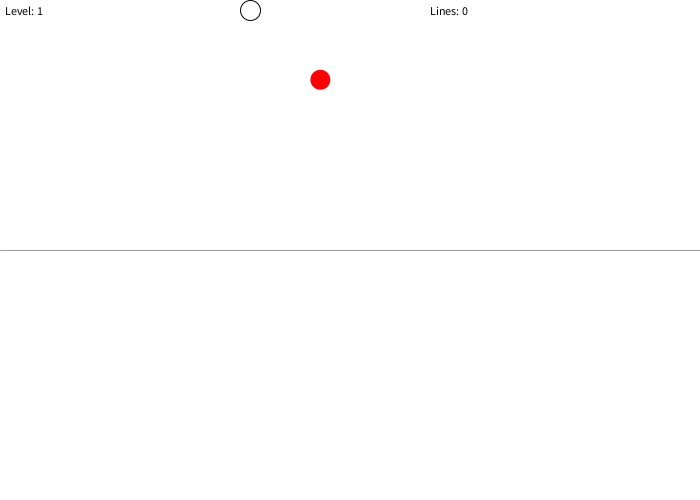
Frame 1 (no input)
Frame 60 (the mouse pressed at the canvas centre just before this capture): identical to frame 1, image omitted
Frame 120 (the mouse held since frame 60 and released just before this capture): identical to frame 1, image omitted

The Processing sketch that drew this single still picture (run headless with seeded random() and noise(); from frame 60 on, the mouse is pressed at the canvas centre):

// Processing sketch: processing_100036
// ── processing_100036.pde



//Project inspired by Ms.Josephs impulse demostration in AP Physics
//Credit to Josh Nimoy jtnitmoy for the collision and the bounce method
//Based on original Josh Nimoy ball dropping app

 class Ball {
  int whiteXOrigin,whiteYOrigin;
  int radius = 20;
  
  public Ball(int x, int y) {
     whiteXOrigin = x;
     whiteYOrigin = y;
    
    
  }
  
  void show() {
    ellipse(whiteXOrigin,whiteYOrigin,radius,radius);
  }
}


float whiteX, whiteY, redX, redY;
float lineMinimum, lineMaximum;
float lineX1, lineY1, lineX2, lineY2;
int curLevel = 1;

int radius = 20;
int limit = 250;
float gravity = 0.8;

float bounce = -1.1;
boolean release = false;
boolean belowLimit = false;
boolean finish = false;
Line userLine = new Line(0, 0, 0, 0);
int tries = 0;
//float buttonX = mouseX;
//float buttonY = mouseY;

//int whiteOriginX = 250;
//int whiteOriginY = 10;

float whiteXV = 0;
float whiteYV = 0;



//setup game once the window starts
Ball whiteBall = new Ball(250,10);
void setup(){
  size(700,500);
  background(255);
  smooth();
  frameRate(40);
 

  setRedBall();
  setText();
}

//If the white ball is released, let it free fall

void draw(){
  if(release){
    background(255);
    redrawLine();
    drawLimit();
    drawWhiteBall();
    
    redrawRedBall();
    //checks whether the ball hits the line
    seeCollision();
    //must check winning condiiton
    bounce();
    checkWinningCollision();
    setText();
  }
}

//If it on the bottom it is good

void mousePressed(){
  
  if(mouseY > limit){
    
    belowLimit = true;
    background(255);
    //ellipse(whiteOriginX, whiteOriginY, radius, radius);
    ellipse(whiteBall.whiteXOrigin, whiteBall.whiteYOrigin, whiteBall.radius,whiteBall.radius);
    redrawRedBall();
    drawLimit();
    lineX1 = mouseX;
    lineY1 = mouseY;
    redrawWhiteBall();
    setText();
    release = false;
  }

}

//restarts the game

void keyPressed(){
  if(finish){
    background(255);
    curLevel = 1;
    tries = 0;
    setRedBall();
    setText();
    finish = false;
  }
}

//Draw the line by dragging the mouse

void mouseDragged(){
  if(belowLimit){
    //System.out.println("HI");
    background(255);
    lineX2 = mouseX;
    lineY2 = mouseY;
    redrawLine();
    //ellipse(whiteOriginX, whiteOriginY, radius, radius);
    
    ellipse(whiteBall.whiteXOrigin,whiteBall.whiteYOrigin,whiteBall.radius,whiteBall.radius);
    drawLimit();
    redrawRedBall();
    setText();
   }
}

//Checks whether the line the user makes is valid

void mouseReleased(){
  if(belowLimit && mouseY > limit){
    release = true;
    //belowLimit = true;
    tries ++;
    belowLimit = false;
    //if(lineX1 < lineX2){
      //lineMinimum = lineX1;
      //lineMaximum = lineX2;
      if (userLine.X1 < userLine.X2) {
       lineMinimum = userLine.X1;
       lineMinimum = userLine.X2;
      }else{
      //makes the new Y equal to lineY1
      float newY = lineY1;
      
      //makes the new X equal lineX1
      float newX = lineX1;
     
     //make sure it keeps lineX1
      lineX1 = lineX2;
      lineY1 = lineY2;
     
    
      lineY2 = newY;
      lineX2 = newX;
     
      lineMinimum = lineX1;
      lineMaximum = lineX2;
       
    
    }
  } else if(mouseY < limit){
     
      background(255);
      redrawWhiteBall();
      drawLimit();
      fill(255, 0, 0);
      noStroke();
      ellipse(redX, redY, radius, radius);
      fill(0);
      noFill();
      stroke(0);
      setText();
     }
}

//The physics in the game
//Also draws the white ball 

void drawWhiteBall(){
  
  whiteYV += gravity;
  
 whiteX += whiteXV;
  whiteY += whiteYV;
 //whiteBall.whiteXOrigin += whiteXV;
// whiteBall.whiteYOrigin += whiteYV;
  
 
  ellipse(whiteX, whiteY, radius, radius);
  //ellipse(whiteBall.whiteXOrigin, whiteBall.whiteYOrigin, whiteBall.radius, whiteBall.radius);
  seeCollision();
  
  checkLimit();
}





//Checks if the ball is within the screen

 boolean seeCollision() {
  //credit to jtnitmoy chrome experiement!!
  //for the use of code
  //credit to mr ferraro for the collision demonstration in class
  //using slopes and lines intersecting
  
  //credit to mr ferraro for the help on the distance
 float x1 = lineX1 - whiteX;
 float y1 = lineY1 - whiteY;
 
 float x2 = lineX2 - whiteX;
 float y2 = lineY2 - whiteY;
 
 //change in x and y
 float changeX = x2 - x1;
 float changeY = y2 - y1;
 
 //use of pythagorian theorem to find distance
 //credit to mr ferraro 
 float dr = sqrt(changeX*changeX + changeY*changeY);
 
 float D = x1 * y2 - x2 * y1;
 //finds the closest point to the line 
 //credit to Mr Ferraro for the help and idea
 //gravity is the constant going down. checks the radius as it is going down
 //y 
 float totalChange = ((whiteBall.radius ) *(whiteBall.radius ))
 * (dr * dr) - (D*D);
 //if the difference is greater than or equal to zero, collision is detected
 if (totalChange >= 0) {
   
   return true;
 }
 
 return false;

}  
//found on processing api a little bit of self implementation
// credit to jtnitmoy chrome experiement!!
void bounce() {
  
  //determines the angle of the ball as it goes down
  if (seeCollision()) {
    
    
  float angle = atan2(lineY2 - lineY1, lineX2 - lineX1);
  //Sin and Cos are used because of similar triangles
  //We need to find sin and cos because 
  //processing API 
  float sinAngle = sin(angle);
  float cosAngle = cos(angle);
  whiteX *= radius * cosAngle;
  whiteY *= radius * sinAngle;
  
  
  //finds the change in x and y values between the lies
  
  
  
  
  
  //the use of trig based off my sketching and visual

  //the use of trig. based off my sketching and visual


  
    
  

 
}
}
void checkLimit(){
  if(whiteY > height + radius){
    redrawWhiteBall();
  } if(whiteX < 0 - radius){
    redrawWhiteBall();
  } else if(whiteX > width + radius){
    redrawWhiteBall(); 
  }
}

//Resets the white ball at it's previous location

void redrawWhiteBall(){
  whiteYV = 0;
  whiteXV = 0;
  //testing code
  //whiteX = whiteOriginX;
  //whiteY = whiteOriginY;
  whiteX = whiteBall.whiteXOrigin;
  whiteY = whiteBall.whiteYOrigin;
  release = false;
  //testing code
  //ellipse(whiteOriginX, whiteOriginY, radius, radius);
  ellipse(whiteBall.whiteXOrigin,whiteBall.whiteYOrigin, whiteBall.radius, whiteBall.radius);
}

//this redraws the users line everytime this method is called

void redrawLine(){
  userLine.X1 =lineX1;
  userLine.Y1 =lineY1;
  userLine.X2 =lineX2;
  userLine.Y2 = lineY2;
  userLine.show();
}

//this sets the target at the beginning of the level, and changes the wind

void setRedBall(){
  background(255);
  //whenever you draw a new red ball, the white ball must be placed back
  redrawWhiteBall();
  drawLimit();
  fill(255, 0, 0);
  noStroke();
  //generates the red ball randomly
  redX = random(10, 490);
  redY = random(20, limit);
  ellipse(redX, redY, radius, radius);
  fill(0);
  noFill();
  stroke(0);
 
}


void redrawRedBall(){
  fill(255, 0, 0);
  noStroke();
  ellipse(redX, redY, radius, radius);
  noFill();
  stroke(0);
}
//Checks the winning condition when the white ball hits the red

void checkWinningCollision(){
  //calculates the distance
  //if one point of the white ball touches one point of the red ball, then it's valid
  //credit to Mr. Ferraro and in class example of two points intersecting using the distance formula
  float curDis = getDis(whiteX, whiteY, redX, redY);
  if(curDis < radius){
    setRedBall();
    curLevel ++;
    if(curLevel == 15){
      background(255);
      curLevel= 0;
      finish = true; 
      if(tries > 20){
        text("In 15 levels you used " + tries + " lines.\nTry to beat it with 20 lines or less \nPress any key to try again.", 200, 200);
      }else if(tries < 21){
        text("You completed 15 levels with " + tries + " tries!\nPress any key play again.", 200, 200);
      }
    }
  }
}





//Calculating distance with distance formula
//credit to Mr.Ferraro for the distance formula
float getDis(float x1, float y1, float x2, float y2){
  float distanceX = x1 - x2;
  float distanceY = y1 - y2;
  float thisDistance = sqrt(distanceX*distanceX + distanceY*distanceY);
  return thisDistance;
}
//Draws the limit in which the user cannot draw lines above this limit

void drawLimit(){
  stroke(155);
  line(0, limit, width, limit);
  stroke(0);
}



//Sets the text

void setText(){
  fill(0);
  
  
  text("Level: " + curLevel, 5, 15);
  text("Lines: " + tries, 430, 15);
  noFill();
 
}
//Line Class

 class Line {
  float X1, Y1, X2,Y2;
  Line(float x, float y, float x1, float y1) {
   X1 = x;
   Y1 = y;
   X2 = x1;
   Y2 = y1;
  }
  
  void show() {
   line(X1, Y1, X2, Y2);
  }
  
}


  
